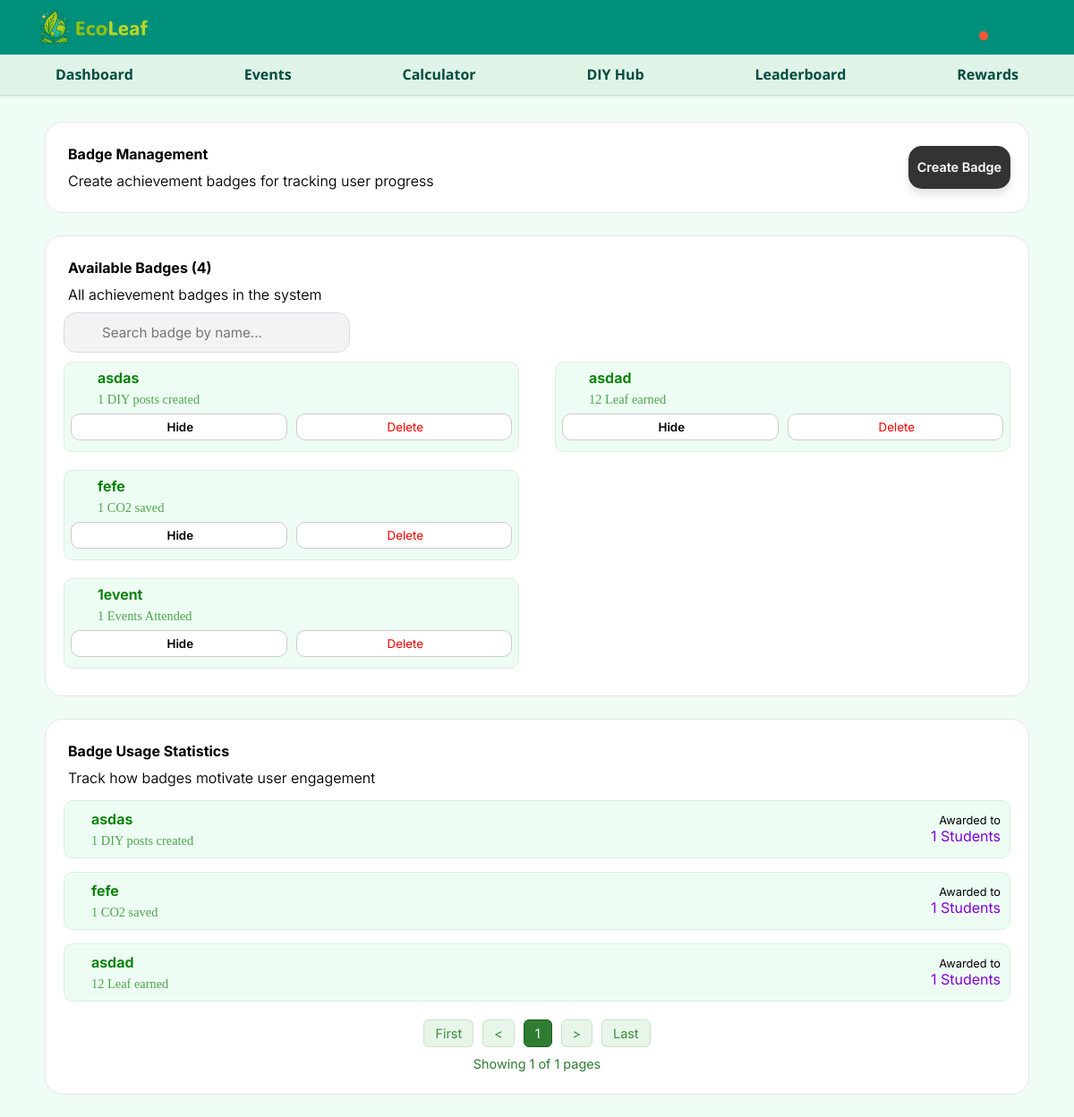
The app's page /admin/badgeManagement.php (signed in), older data.
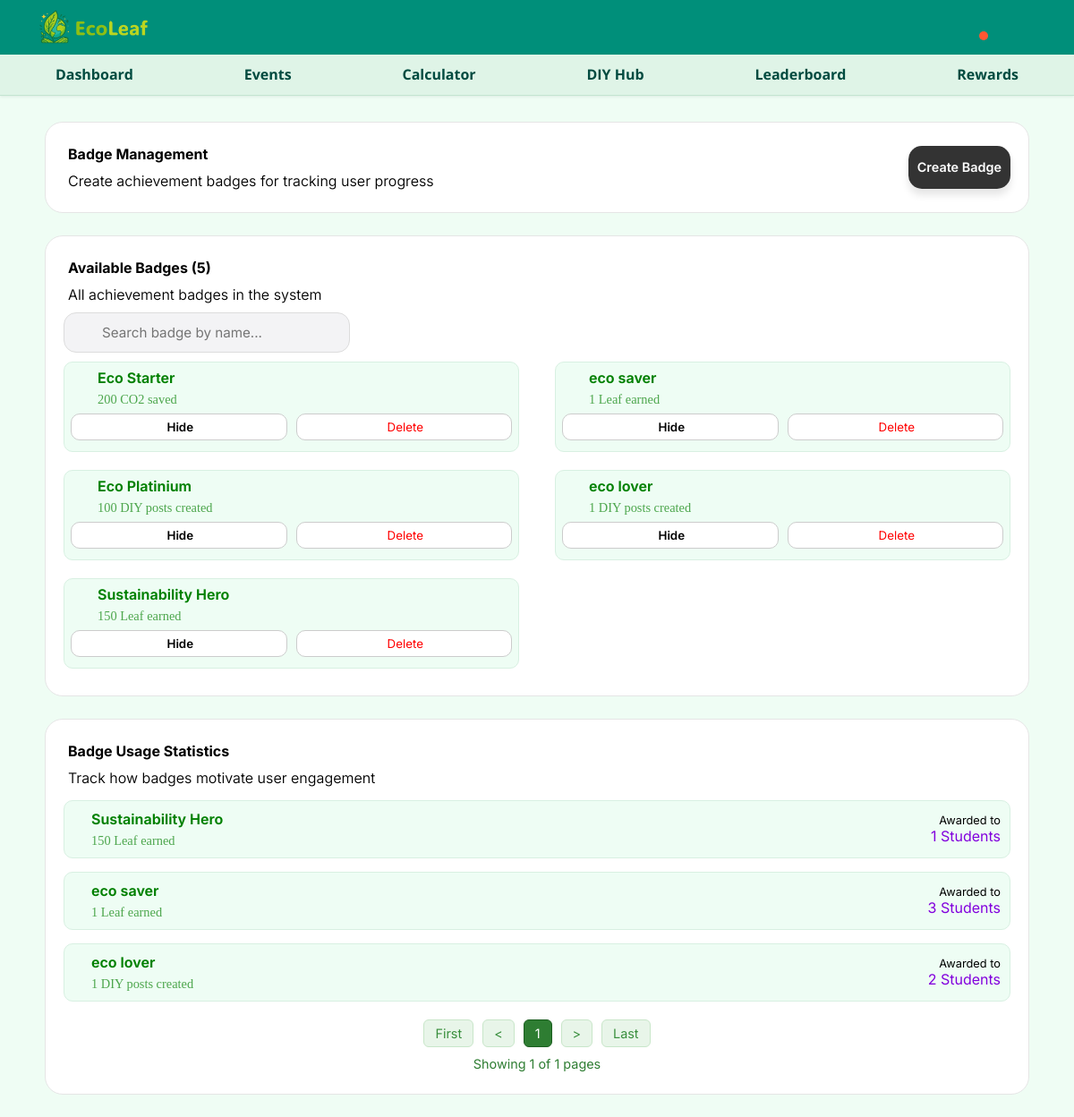
The same page, newer data.
### tables this page shows
CREATE TABLE IF NOT EXISTS `badge` (
  `badgeId` int NOT NULL AUTO_INCREMENT,
  `badgeName` varchar(255) NOT NULL,
  `criteria` varchar(255) NOT NULL,
  `value` int NOT NULL,
  `icon_key` varchar(255) NOT NULL,
  `icon_colour` varchar(100) NOT NULL,
  `status` varchar(20) NOT NULL,
  `adminId` int NOT NULL,
  PRIMARY KEY (`badgeId`),
  KEY `adminId` (`adminId`)
);

### admin/badgeManagement.php (the view, shortened to what the changed rows need)
<?php
include_once '../topbar.php';
require_once __DIR__ . '/../backend/popup.php';
$start=0;
$rows_per_page=5;
$total_row="SELECT count(*) as total
from badge
";
$result_total=$conn->query($total_row);
$row_total=$result_total->fetch_assoc();
$total_rows= $row_total['total'];
$pages=ceil($total_rows/$rows_per_page);
$available="SELECT badgeId,badgeName,criteria,value,icon_key,icon_colour
FROM badge
WHERE status='visible';
";
$whole="SELECT badgeId,badgeName,criteria,value,icon_key,icon_colour,status
FROM badge
";
$availableResult = $conn-> query($available);
$allResult = $conn-> query($whole);
$badgeCount=$availableResult->num_rows;
$query="SELECT b.badgeName,b.criteria,b.value,b.icon_key,b.icon_colour,COUNT(*) as total
FROM studentbadge as s
JOIN badge as b
ON s.badgeId=b.badgeId
GROUP BY s.badgeId
LIMIT $start,$rows_per_page ;
";
$display=$conn->query($query);
?>
<!DOCTYPE html>
<html lang="en">
<head>
    <link href='https://cdn.boxicons.com/3.0.3/fonts/basic/boxicons.min.css' rel='stylesheet'>
    <link rel="stylesheet" href="/EcoLeaf/assets/css/badgeManagement.css">
</head>
<?php
if(isset($_GET['page-nr'])){
    $id=$_GET['page-nr'];
}else{
    $id=1;
}
?>
<body id="<?php echo $id; ?>">
    <?php include_once '../topbar.php'; ?>
    <div class="body-container">
        <div class="available-box">
            <div class="available-banner">
                <div class="banner-zone">
                    <div class="title" id="title-bold">Available Badges (<?php echo $badgeCount;?>)</div>
                    <div class="title">All achievement badges in the system</div>
                </div>
                <div class="badge-zone <?php echo $badgeCount >3? 'scroll-mode':'' ?>">
                    <?php
                    if(!empty($_GET['searching'])){
                        $searchKey=$conn->real_escape_string($_GET['searching']);
                        $execute="SELECT *
                        FROM badge
                        WHERE badgeName LIKE '%$searchKey%'
                        ORDER BY badgeName ASC";
                        $allResult = $conn-> query($execute);
                        if ($allResult->num_rows==0){
                            $search_word= "No results found for <b>" . htmlspecialchars($searchKey) . "</b>.";
                            echo "<div>$search_word</div>";
                        }
                    }else{
                        $allResult = $conn-> query($whole);
                    }
                    ?>
                    <?php while ($row=$allResult->fetch_assoc()): ?>
                    <div class="badge-box">
                        <div class="upper-layer">
                            <div class="badge-descript">
                                <div class="badge-title">
                                    <?php echo htmlspecialchars($row['badgeName']); ?>
                                </div>
                                <div class="badge-value">
                                    <?php
                                    $realName="";
                                $criteriaName=$row['criteria'];
                                switch ($criteriaName){
                                    case 'event':
                                        $realName="Events Attended";
                                        break;
                                    case 'carbon':
                                        $realName="CO2 saved";
                                        break;
                                    case 'diy':
                                        $realName="DIY posts created";
                                        break;
                                    case 'leaf':
                                        $realName="Leaf earned";
                                        break;
                                }
                                echo htmlspecialchars($row['value']).' '.htmlspecialchars($realName); ?>
                                </div>
                            </div>
                        </div>
                        <div class="bottom-layer">
                            <div class="button-panel">
                                <form method="post">
                                    <div class="hide-button">
                                        <?php if($row['status']=='hidden'){
                                            echo '<button type="submit" name="action" value="unhide"><i class="bxr  bx-eye"></i>
                                            <p>Unhide</p>
                                        </button>';
                                        }else{
                                            echo '<button type="submit" name="action" value="hide"><i class="bxr  bx-eye-slash"></i>
                                            <p>Hide</p>
                                        </button>';
                                        }
                                ?>
                                    </div>
                                    <div class="delete-button">
                                        <button type="submit" name="delete"
                                            onclick="return confirmDelete('<?php echo $row['badgeName']; ?>')">
                                            <p>Delete</p>
                                        </button>
                                    </div>
                                </form>
                            </div>
                        </div>
                    </div>
                    <?php endwhile; ?>
                </div>
            </div>
        </div>
        <div class="statistics-box" id="boxes">
            <div class="statistics-banner">
                <div class="data-zone">
                    <?php while ($row=$display->fetch_assoc()): ?>
                    <div class="data-box">
                        <div class="badge-descript">
                            <div class="badge-title"><?php echo htmlspecialchars($row['badgeName']); ?></div>
                            <div class="badge-value">
                                <?php
                                $realName="";
                                $criteriaName=$row['criteria'];
                                switch ($criteriaName){
                                    case 'carbon':
                                        $realName="CO2 saved";
                                        break;
                                    case 'diy':
                                        $realName="DIY posts created";
                                        break;
                                    case 'leaf':
                                        $realName="Leaf earned";
                                        break;
                                }
                                echo htmlspecialchars($row['value']).' '.htmlspecialchars($realName); ?>
                            </div>
                        </div>
                        <div class="badge-award">
                            <div class="award-title">Awarded to</div>
                            <div class="student-count"><?php echo htmlspecialchars($row['total']);?> Students</div>
                        </div>
                    </div>
                    <?php endwhile; ?>
                </div>
                <div class="pagination">
                                    <div class="page-numbers">
                                        <?php for($count=1;$count<=$pages;$count++){?>
                                        <a href="?page-nr=<?php echo $count?>#boxes"><?php echo $count?>
                                        </a>
                                        <?php }?>
                                    </div>
                </div>
            </div>
        </div>
    </div>
</body>
</html>

Row changes from the older to the newer data that the page shows:
removed badge: badgeName "asdad", value "12", criteria "Leaf earned", status "Hide"
added badge: badgeName "Eco Starter", value "200", criteria "CO2 saved", status "Hide"
changed badge: badgeName "asdas" → "Eco Platinium"; value "1" → "100"
changed badge: badgeName "fefe" → "Sustainability Hero"; value "1" → "150"; criteria "CO2 saved" → "Leaf earned"
changed badge: badgeName "1event" → "eco saver"; criteria "Events Attended" → "Leaf earned"
added badge: badgeName "eco lover", value "1", criteria "DIY posts created", status "Hide"
Text that changed along with them:
$badgeCount: "4" → "5"
new list line: "Sustainability Hero 150 Leaf earned Awarded to 1 Students"
new list line: "eco saver 1 Leaf earned Awarded to 3 Students"
new list line: "eco lover 1 DIY posts created Awarded to 2 Students"
list line gone: "asdas 1 DIY posts created Awarded to 1 Students"
list line gone: "fefe 1 CO2 saved Awarded to 1 Students"
list line gone: "asdad 12 Leaf earned Awarded to 1 Students"
